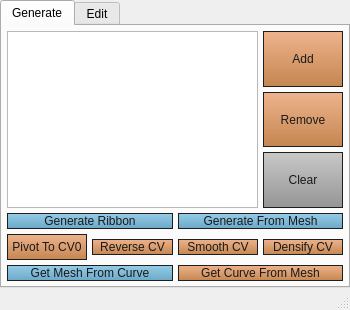
<?xml version="1.0" encoding="UTF-8"?>
<ui version="4.0">
 <class>LDRibbonToolsUI</class>
 <widget class="QMainWindow" name="LDRibbonToolsUI">
  <property name="geometry">
   <rect>
    <x>0</x>
    <y>0</y>
    <width>350</width>
    <height>310</height>
   </rect>
  </property>
  <property name="minimumSize">
   <size>
    <width>350</width>
    <height>250</height>
   </size>
  </property>
  <property name="maximumSize">
   <size>
    <width>450</width>
    <height>550</height>
   </size>
  </property>
  <property name="windowTitle">
   <string>LD Ribbon Tools</string>
  </property>
  <property name="windowOpacity">
   <double>1.000000000000000</double>
  </property>
  <widget class="QWidget" name="centralwidget">
   <layout class="QGridLayout" name="gridLayout">
    <property name="leftMargin">
     <number>0</number>
    </property>
    <property name="topMargin">
     <number>0</number>
    </property>
    <property name="rightMargin">
     <number>0</number>
    </property>
    <property name="bottomMargin">
     <number>0</number>
    </property>
    <property name="spacing">
     <number>0</number>
    </property>
    <item row="0" column="0">
     <widget class="QTabWidget" name="ldmt_ribbonTools">
      <property name="statusTip">
       <string notr="true"/>
      </property>
      <property name="styleSheet">
       <string notr="true">QPushButton{color: rgb(255,255,255);
background-color: rgb(93, 93, 93);
border-style: solid;
border-width:0px;
border-radius:5px;
min-height:24px;}
QPushButton:hover{background-color: rgb(112, 112, 112);
};
</string>
      </property>
      <property name="tabPosition">
       <enum>QTabWidget::North</enum>
      </property>
      <property name="tabShape">
       <enum>QTabWidget::Rounded</enum>
      </property>
      <property name="currentIndex">
       <number>0</number>
      </property>
      <property name="iconSize">
       <size>
        <width>28</width>
        <height>28</height>
       </size>
      </property>
      <property name="tabBarAutoHide">
       <bool>false</bool>
      </property>
      <widget class="QWidget" name="LDRibbonToolUI_generate">
       <attribute name="title">
        <string>Generate</string>
       </attribute>
       <attribute name="toolTip">
        <string>Haircard generation tools, select curves before use.</string>
       </attribute>
       <layout class="QGridLayout" name="gridLayout_3">
        <property name="leftMargin">
         <number>5</number>
        </property>
        <property name="topMargin">
         <number>5</number>
        </property>
        <property name="rightMargin">
         <number>5</number>
        </property>
        <property name="bottomMargin">
         <number>5</number>
        </property>
        <property name="spacing">
         <number>5</number>
        </property>
        <item row="1" column="0">
         <layout class="QHBoxLayout" name="horizontalLayout_2">
          <property name="spacing">
           <number>5</number>
          </property>
          <item>
           <widget class="QPushButton" name="btn_generateRibbon">
            <property name="statusTip">
             <string> Generate ribbon from curve(s).</string>
            </property>
            <property name="styleSheet">
             <string notr="true">QPushButton{ 
 border:1px solid rgb(30,30,30);
background-color: qlineargradient(spread:pad, x1:1, y1:1, x2:1, y2:0, stop:0 rgba(68, 145, 185, 200), stop:1 rgba(108, 185, 224, 180));
color:rgb(25,25,25);}
QPushButton:hover{ 
 border:1px solid rgb(30,30,30);
background-color: qlineargradient(spread:pad, x1:1, y1:1, x2:1, y2:0, stop:0 rgba(88, 165, 205, 255), stop:1 rgba(128, 205, 244, 255));
color:rgb(25,25,25);
text-decoration: underline!important;}
QPushButton:pressed{ 
 border:1px solid rgb(30,30,30);
background-color: qlineargradient(spread:pad, x1:1, y1:1, x2:1, y2:0, stop:0 rgba(108, 185, 224, 180), stop:1 rgba(68, 145, 185, 200));
color:rgb(25,25,25);}</string>
            </property>
            <property name="text">
             <string>Generate Ribbon</string>
            </property>
           </widget>
          </item>
          <item>
           <widget class="QPushButton" name="btn_generateFromMesh">
            <property name="mouseTracking">
             <bool>false</bool>
            </property>
            <property name="statusTip">
             <string> Generate from the selected haircard in list.</string>
            </property>
            <property name="autoFillBackground">
             <bool>false</bool>
            </property>
            <property name="styleSheet">
             <string notr="true">QPushButton{ 
 border:1px solid rgb(30,30,30);
background-color: qlineargradient(spread:pad, x1:1, y1:1, x2:1, y2:0, stop:0 rgba(68, 145, 185, 200), stop:1 rgba(108, 185, 224, 180));
color:rgb(25,25,25);}
QPushButton:hover{ 
 border:1px solid rgb(30,30,30);
background-color: qlineargradient(spread:pad, x1:1, y1:1, x2:1, y2:0, stop:0 rgba(88, 165, 205, 255), stop:1 rgba(128, 205, 244, 255));
color:rgb(25,25,25);
text-decoration: underline!important;}
QPushButton:pressed{ 
 border:1px solid rgb(30,30,30);
background-color: qlineargradient(spread:pad, x1:1, y1:1, x2:1, y2:0, stop:0 rgba(108, 185, 224, 180), stop:1 rgba(68, 145, 185, 200));
color:rgb(25,25,25);}</string>
            </property>
            <property name="text">
             <string>Generate From Mesh</string>
            </property>
            <property name="autoDefault">
             <bool>false</bool>
            </property>
           </widget>
          </item>
         </layout>
        </item>
        <item row="3" column="0">
         <layout class="QHBoxLayout" name="horizontalLayout_3">
          <property name="spacing">
           <number>5</number>
          </property>
          <property name="sizeConstraint">
           <enum>QLayout::SetDefaultConstraint</enum>
          </property>
          <item>
           <widget class="QPushButton" name="btn_pivotToCV0">
            <property name="sizePolicy">
             <sizepolicy hsizetype="Preferred" vsizetype="Preferred">
              <horstretch>0</horstretch>
              <verstretch>0</verstretch>
             </sizepolicy>
            </property>
            <property name="minimumSize">
             <size>
              <width>0</width>
              <height>26</height>
             </size>
            </property>
            <property name="statusTip">
             <string> Move pivot to CV0. You can select connected meshes as input.</string>
            </property>
            <property name="styleSheet">
             <string notr="true">QPushButton{ 
 border:1px solid rgb(30,30,30);
background-color: qlineargradient(spread:pad, x1:1, y1:1, x2:1, y2:0, stop:0 rgba(189, 118, 57, 225), stop:1 rgba(235, 158, 108, 195));
color:rgb(25,25,25);}
QPushButton:hover{ 
 border:1px solid rgb(30,30,30);
background-color: qlineargradient(spread:pad, x1:1, y1:1, x2:1, y2:0, stop:0 rgba(189, 118, 57, 255), stop:1 rgba(255, 178, 128, 255));
color:rgb(25,25,25);
text-decoration: underline!important;
}
QPushButton:pressed{ 
 border:1px solid rgb(30,30,30);
background-color: qlineargradient(spread:pad, x1:1, y1:1, x2:1, y2:0, stop:0 rgba(235, 158, 108, 195), stop:1 rgba( 189, 118, 57, 225));
color:rgb(25,25,25);}</string>
            </property>
            <property name="text">
             <string>Pivot To CV0</string>
            </property>
           </widget>
          </item>
          <item>
           <widget class="QPushButton" name="btn_reverseCV">
            <property name="statusTip">
             <string> Reverse curve(s). You can select connected meshes as input.</string>
            </property>
            <property name="styleSheet">
             <string notr="true">QPushButton{ 
 border:1px solid rgb(30,30,30);
background-color: qlineargradient(spread:pad, x1:1, y1:1, x2:1, y2:0, stop:0 rgba(189, 118, 57, 225), stop:1 rgba(235, 158, 108, 195));
color:rgb(25,25,25);}
QPushButton:hover{ 
 border:1px solid rgb(30,30,30);
background-color: qlineargradient(spread:pad, x1:1, y1:1, x2:1, y2:0, stop:0 rgba(189, 118, 57, 255), stop:1 rgba(255, 178, 128, 255));
color:rgb(25,25,25);
text-decoration: underline!important;
}
QPushButton:pressed{ 
 border:1px solid rgb(30,30,30);
background-color: qlineargradient(spread:pad, x1:1, y1:1, x2:1, y2:0, stop:0 rgba(235, 158, 108, 195), stop:1 rgba( 189, 118, 57, 225));
color:rgb(25,25,25);}</string>
            </property>
            <property name="text">
             <string>Reverse CV</string>
            </property>
           </widget>
          </item>
          <item>
           <widget class="QPushButton" name="btn_smoothCV">
            <property name="statusTip">
             <string> Rebuild curve(s) to fewer spans. Can use connected meshes as input.</string>
            </property>
            <property name="styleSheet">
             <string notr="true">QPushButton{ 
 border:1px solid rgb(30,30,30);
background-color: qlineargradient(spread:pad, x1:1, y1:1, x2:1, y2:0, stop:0 rgba(189, 118, 57, 225), stop:1 rgba(235, 158, 108, 195));
color:rgb(25,25,25);}
QPushButton:hover{ 
 border:1px solid rgb(30,30,30);
background-color: qlineargradient(spread:pad, x1:1, y1:1, x2:1, y2:0, stop:0 rgba(189, 118, 57, 255), stop:1 rgba(255, 178, 128, 255));
color:rgb(25,25,25);
text-decoration: underline!important;
}
QPushButton:pressed{ 
 border:1px solid rgb(30,30,30);
background-color: qlineargradient(spread:pad, x1:1, y1:1, x2:1, y2:0, stop:0 rgba(235, 158, 108, 195), stop:1 rgba( 189, 118, 57, 225));
color:rgb(25,25,25);}</string>
            </property>
            <property name="text">
             <string>Smooth CV</string>
            </property>
           </widget>
          </item>
          <item>
           <widget class="QPushButton" name="btn_densifyCV">
            <property name="statusTip">
             <string> Rebuild curve(s) to more spans. Can use connected meshes as input.</string>
            </property>
            <property name="styleSheet">
             <string notr="true">QPushButton{ 
 border:1px solid rgb(30,30,30);
background-color: qlineargradient(spread:pad, x1:1, y1:1, x2:1, y2:0, stop:0 rgba(189, 118, 57, 225), stop:1 rgba(235, 158, 108, 195));
color:rgb(25,25,25);}
QPushButton:hover{ 
 border:1px solid rgb(30,30,30);
background-color: qlineargradient(spread:pad, x1:1, y1:1, x2:1, y2:0, stop:0 rgba(189, 118, 57, 255), stop:1 rgba(255, 178, 128, 255));
color:rgb(25,25,25);
text-decoration: underline!important;
}
QPushButton:pressed{ 
 border:1px solid rgb(30,30,30);
background-color: qlineargradient(spread:pad, x1:1, y1:1, x2:1, y2:0, stop:0 rgba(235, 158, 108, 195), stop:1 rgba( 189, 118, 57, 225));
color:rgb(25,25,25);}</string>
            </property>
            <property name="text">
             <string>Densify CV</string>
            </property>
           </widget>
          </item>
         </layout>
        </item>
        <item row="0" column="0">
         <layout class="QVBoxLayout" name="verticalLayout" stretch="0">
          <property name="sizeConstraint">
           <enum>QLayout::SetMinimumSize</enum>
          </property>
          <item>
           <layout class="QHBoxLayout" name="horizontalLayout" stretch="1,0">
            <property name="sizeConstraint">
             <enum>QLayout::SetMinimumSize</enum>
            </property>
            <item>
             <widget class="QListWidget" name="list_selection">
              <property name="sizePolicy">
               <sizepolicy hsizetype="Expanding" vsizetype="Expanding">
                <horstretch>1</horstretch>
                <verstretch>0</verstretch>
               </sizepolicy>
              </property>
              <property name="minimumSize">
               <size>
                <width>200</width>
                <height>100</height>
               </size>
              </property>
              <property name="maximumSize">
               <size>
                <width>300</width>
                <height>16777215</height>
               </size>
              </property>
             </widget>
            </item>
            <item>
             <layout class="QGridLayout" name="gridLayout_2" columnstretch="0">
              <property name="sizeConstraint">
               <enum>QLayout::SetMinimumSize</enum>
              </property>
              <item row="1" column="0">
               <widget class="QPushButton" name="btn_remove">
                <property name="sizePolicy">
                 <sizepolicy hsizetype="Maximum" vsizetype="Expanding">
                  <horstretch>1</horstretch>
                  <verstretch>1</verstretch>
                 </sizepolicy>
                </property>
                <property name="minimumSize">
                 <size>
                  <width>80</width>
                  <height>26</height>
                 </size>
                </property>
                <property name="maximumSize">
                 <size>
                  <width>100</width>
                  <height>16777215</height>
                 </size>
                </property>
                <property name="statusTip">
                 <string> Remove single haircard item from list.</string>
                </property>
                <property name="styleSheet">
                 <string notr="true">QPushButton{ 
 border:1px solid rgb(30,30,30);
background-color: qlineargradient(spread:pad, x1:1, y1:1, x2:1, y2:0, stop:0 rgba(189, 118, 57, 225), stop:1 rgba(235, 158, 108, 195));
color:rgb(25,25,25);}
QPushButton:hover{ 
 border:1px solid rgb(30,30,30);
background-color: qlineargradient(spread:pad, x1:1, y1:1, x2:1, y2:0, stop:0 rgba(189, 118, 57, 255), stop:1 rgba(255, 178, 128, 255));
color:rgb(25,25,25);
text-decoration: underline!important;
}
QPushButton:pressed{ 
 border:1px solid rgb(30,30,30);
background-color: qlineargradient(spread:pad, x1:1, y1:1, x2:1, y2:0, stop:0 rgba(235, 158, 108, 195), stop:1 rgba( 189, 118, 57, 225));
color:rgb(25,25,25);}</string>
                </property>
                <property name="text">
                 <string>Remove</string>
                </property>
               </widget>
              </item>
              <item row="0" column="0">
               <widget class="QPushButton" name="btn_add">
                <property name="sizePolicy">
                 <sizepolicy hsizetype="Maximum" vsizetype="Expanding">
                  <horstretch>1</horstretch>
                  <verstretch>1</verstretch>
                 </sizepolicy>
                </property>
                <property name="minimumSize">
                 <size>
                  <width>80</width>
                  <height>26</height>
                 </size>
                </property>
                <property name="maximumSize">
                 <size>
                  <width>100</width>
                  <height>16777215</height>
                 </size>
                </property>
                <property name="statusTip">
                 <string> Add pre-made haircard items into list. Multiple supported.</string>
                </property>
                <property name="styleSheet">
                 <string notr="true">QPushButton{ 
 border:1px solid rgb(30,30,30);
background-color: qlineargradient(spread:pad, x1:1, y1:1, x2:1, y2:0, stop:0 rgba(189, 118, 57, 225), stop:1 rgba(235, 158, 108, 195));
color:rgb(25,25,25);}
QPushButton:hover{ 
 border:1px solid rgb(30,30,30);
background-color: qlineargradient(spread:pad, x1:1, y1:1, x2:1, y2:0, stop:0 rgba(189, 118, 57, 255), stop:1 rgba(255, 178, 128, 255));
color:rgb(25,25,25);
text-decoration: underline!important;
}
QPushButton:pressed{ 
 border:1px solid rgb(30,30,30);
background-color: qlineargradient(spread:pad, x1:1, y1:1, x2:1, y2:0, stop:0 rgba(235, 158, 108, 195), stop:1 rgba( 189, 118, 57, 225));
color:rgb(25,25,25);}</string>
                </property>
                <property name="text">
                 <string>Add</string>
                </property>
               </widget>
              </item>
              <item row="2" column="0">
               <widget class="QPushButton" name="btn_clear">
                <property name="sizePolicy">
                 <sizepolicy hsizetype="Maximum" vsizetype="Expanding">
                  <horstretch>1</horstretch>
                  <verstretch>1</verstretch>
                 </sizepolicy>
                </property>
                <property name="minimumSize">
                 <size>
                  <width>80</width>
                  <height>26</height>
                 </size>
                </property>
                <property name="maximumSize">
                 <size>
                  <width>100</width>
                  <height>16777215</height>
                 </size>
                </property>
                <property name="statusTip">
                 <string> Clear all the haircard items from list.</string>
                </property>
                <property name="styleSheet">
                 <string notr="true">*.QPushButton{ 
background-color: qlineargradient(spread:pad, x1:1, y1:1, x2:1, y2:0, stop:0 rgba(135, 135, 135, 225), stop:1 rgba(185,185, 185, 195));
border:1px solid rgb(30,30,30);
color: rgb( 25,25,25 );
}
*.QPushButton:hover{ 
background-color: qlineargradient(spread:pad, x1:1, y1:1, x2:1, y2:0, stop:0 rgba(155, 155, 155, 255), stop:1 rgba(205,205, 205, 255));
border:1px solid rgb(30,30,30);
color: rgb( 25,25,25 );
text-decoration: underline!important;
}
*.QPushButton:pressed{ 
background-color: qlineargradient(spread:pad, x1:1, y1:1, x2:1, y2:0, stop:0 rgba(175, 175, 175, 195), stop:1 rgba(115,115, 115, 225));
border:1px solid rgb(30,30,30);
color: rgb( 25,25,25 );
}</string>
                </property>
                <property name="text">
                 <string>Clear</string>
                </property>
               </widget>
              </item>
             </layout>
            </item>
           </layout>
          </item>
         </layout>
        </item>
        <item row="4" column="0">
         <layout class="QHBoxLayout" name="horizontalLayout_5">
          <property name="spacing">
           <number>5</number>
          </property>
          <item>
           <widget class="QPushButton" name="btn_getMeshFromCurve">
            <property name="statusTip">
             <string>Get related mesh from curves.</string>
            </property>
            <property name="styleSheet">
             <string notr="true">QPushButton{ 
 border:1px solid rgb(30,30,30);
background-color: qlineargradient(spread:pad, x1:1, y1:1, x2:1, y2:0, stop:0 rgba(68, 145, 185, 200), stop:1 rgba(108, 185, 224, 180));
color:rgb(25,25,25);}
QPushButton:hover{ 
 border:1px solid rgb(30,30,30);
background-color: qlineargradient(spread:pad, x1:1, y1:1, x2:1, y2:0, stop:0 rgba(88, 165, 205, 255), stop:1 rgba(128, 205, 244, 255));
color:rgb(25,25,25);
text-decoration: underline!important;}
QPushButton:pressed{ 
 border:1px solid rgb(30,30,30);
background-color: qlineargradient(spread:pad, x1:1, y1:1, x2:1, y2:0, stop:0 rgba(108, 185, 224, 180), stop:1 rgba(68, 145, 185, 200));
color:rgb(25,25,25);}</string>
            </property>
            <property name="text">
             <string>Get Mesh From Curve</string>
            </property>
           </widget>
          </item>
          <item>
           <widget class="QPushButton" name="btn_getCurveFromMesh">
            <property name="mouseTracking">
             <bool>false</bool>
            </property>
            <property name="statusTip">
             <string>Get related curves from meshes.</string>
            </property>
            <property name="autoFillBackground">
             <bool>false</bool>
            </property>
            <property name="styleSheet">
             <string notr="true">QPushButton{ 
 border:1px solid rgb(30,30,30);
background-color: qlineargradient(spread:pad, x1:1, y1:1, x2:1, y2:0, stop:0 rgba(189, 118, 57, 225), stop:1 rgba(235, 158, 108, 195));
color:rgb(25,25,25);}
QPushButton:hover{ 
 border:1px solid rgb(30,30,30);
background-color: qlineargradient(spread:pad, x1:1, y1:1, x2:1, y2:0, stop:0 rgba(189, 118, 57, 255), stop:1 rgba(255, 178, 128, 255));
color:rgb(25,25,25);
text-decoration: underline!important;
}
QPushButton:pressed{ 
 border:1px solid rgb(30,30,30);
background-color: qlineargradient(spread:pad, x1:1, y1:1, x2:1, y2:0, stop:0 rgba(235, 158, 108, 195), stop:1 rgba( 189, 118, 57, 225));
color:rgb(25,25,25);}</string>
            </property>
            <property name="text">
             <string>Get Curve From Mesh</string>
            </property>
            <property name="autoDefault">
             <bool>false</bool>
            </property>
           </widget>
          </item>
         </layout>
        </item>
       </layout>
      </widget>
      <widget class="QWidget" name="tab_generate">
       <property name="styleSheet">
        <string notr="true">QPushButton{ 
 border:1px solid rgb(30,30,30);
background-color: qlineargradient(spread:pad, x1:1, y1:1, x2:1, y2:0, stop:0 rgba(189, 118, 57, 225), stop:1 rgba(235, 158, 108, 195));
color:rgb(25,25,25);}
QPushButton:hover{ 
 border:1px solid rgb(30,30,30);
background-color: qlineargradient(spread:pad, x1:1, y1:1, x2:1, y2:0, stop:0 rgba(189, 118, 57, 255), stop:1 rgba(255, 178, 128, 255));
color:rgb(25,25,25);
text-decoration: underline!important;
}
QPushButton:pressed{ 
 border:1px solid rgb(30,30,30);
background-color: qlineargradient(spread:pad, x1:1, y1:1, x2:1, y2:0, stop:0 rgba(235, 158, 108, 195), stop:1 rgba( 189, 118, 57, 225));
color:rgb(25,25,25);}</string>
       </property>
       <attribute name="title">
        <string>Edit</string>
       </attribute>
       <layout class="QGridLayout" name="gridLayout_4">
        <property name="verticalSpacing">
         <number>9</number>
        </property>
        <item row="5" column="2">
         <widget class="QPushButton" name="btn_alignRibbonToTangent">
          <property name="statusTip">
           <string>Select ribbons first then the target surface.</string>
          </property>
          <property name="styleSheet">
           <string notr="true"/>
          </property>
          <property name="text">
           <string>Align Ribbon To Tangent</string>
          </property>
         </widget>
        </item>
        <item row="5" column="1">
         <widget class="QPushButton" name="btn_fixCurvature">
          <property name="statusTip">
           <string>Fix curvature direction error.</string>
          </property>
          <property name="styleSheet">
           <string notr="true"/>
          </property>
          <property name="text">
           <string>Fix Curvature</string>
          </property>
         </widget>
        </item>
        <item row="0" column="1" colspan="2">
         <widget class="QGroupBox" name="groupBox_deformer_2">
          <property name="sizePolicy">
           <sizepolicy hsizetype="Preferred" vsizetype="Preferred">
            <horstretch>0</horstretch>
            <verstretch>0</verstretch>
           </sizepolicy>
          </property>
          <property name="minimumSize">
           <size>
            <width>0</width>
            <height>0</height>
           </size>
          </property>
          <property name="maximumSize">
           <size>
            <width>16777215</width>
            <height>16777215</height>
           </size>
          </property>
          <property name="font">
           <font>
            <family>Segoe UI</family>
            <pointsize>9</pointsize>
           </font>
          </property>
          <property name="styleSheet">
           <string notr="true">*.QGroupBox {
    background-style:None;
	margin-top:6px;
	border:1px solid rgb(145,145,145);
	padding: 2px 1px 1px 1px;
	border-radius: 6px;
}

*.QGroupBox::title {
    background-style: None;
	top:-9px;
	subcontrol-position: top center;
	color: rgb(145,145,145);
}</string>
          </property>
          <property name="title">
           <string>Randomize Attributes</string>
          </property>
          <property name="alignment">
           <set>Qt::AlignCenter</set>
          </property>
          <layout class="QGridLayout" name="gridLayout_8">
           <property name="leftMargin">
            <number>6</number>
           </property>
           <property name="topMargin">
            <number>6</number>
           </property>
           <property name="rightMargin">
            <number>6</number>
           </property>
           <property name="bottomMargin">
            <number>2</number>
           </property>
           <property name="spacing">
            <number>5</number>
           </property>
           <item row="2" column="1">
            <widget class="QPushButton" name="btn_random_taper">
             <property name="statusTip">
              <string>Randomize taper.</string>
             </property>
             <property name="styleSheet">
              <string notr="true"/>
             </property>
             <property name="text">
              <string>Taper</string>
             </property>
            </widget>
           </item>
           <item row="2" column="0">
            <widget class="QPushButton" name="btn_random_rotation">
             <property name="statusTip">
              <string>Randomize rotation.</string>
             </property>
             <property name="styleSheet">
              <string notr="true"/>
             </property>
             <property name="text">
              <string>Rotation</string>
             </property>
            </widget>
           </item>
           <item row="1" column="0">
            <widget class="QPushButton" name="btn_random_width">
             <property name="statusTip">
              <string>Randomize width.</string>
             </property>
             <property name="styleSheet">
              <string notr="true"/>
             </property>
             <property name="text">
              <string>Width</string>
             </property>
            </widget>
           </item>
           <item row="1" column="1">
            <widget class="QPushButton" name="btn_random_curvature">
             <property name="statusTip">
              <string>Randomize curvature.</string>
             </property>
             <property name="styleSheet">
              <string notr="true"/>
             </property>
             <property name="text">
              <string>Curvature</string>
             </property>
            </widget>
           </item>
           <item row="3" column="0">
            <widget class="QPushButton" name="btn_random_twist">
             <property name="statusTip">
              <string>Randomize twist.</string>
             </property>
             <property name="styleSheet">
              <string notr="true"/>
             </property>
             <property name="text">
              <string>Twist</string>
             </property>
            </widget>
           </item>
           <item row="0" column="1">
            <widget class="QLineEdit" name="text_randomIntensity">
             <property name="sizePolicy">
              <sizepolicy hsizetype="Preferred" vsizetype="Fixed">
               <horstretch>0</horstretch>
               <verstretch>0</verstretch>
              </sizepolicy>
             </property>
             <property name="statusTip">
              <string>Input a percentage as random intensity.</string>
             </property>
             <property name="styleSheet">
              <string notr="true">border-radius: 4px;
border:1px solid rgb(30,30,30);
background-color: rgb(30,30,30, 215);
color:rgb(175,175,175);</string>
             </property>
            </widget>
           </item>
           <item row="0" column="0">
            <widget class="QLabel" name="label">
             <property name="text">
              <string>Random Intensity (%)</string>
             </property>
             <property name="alignment">
              <set>Qt::AlignCenter</set>
             </property>
            </widget>
           </item>
          </layout>
         </widget>
        </item>
       </layout>
      </widget>
     </widget>
    </item>
   </layout>
  </widget>
  <widget class="QStatusBar" name="statusBar">
   <property name="toolTip">
    <string>Liu Dian xgits@outlook.com</string>
   </property>
   <property name="statusTip">
    <string>Liu Dian xgits@outlook.com</string>
   </property>
   <property name="layoutDirection">
    <enum>Qt::LeftToRight</enum>
   </property>
   <property name="autoFillBackground">
    <bool>false</bool>
   </property>
   <property name="styleSheet">
    <string notr="true"/>
   </property>
  </widget>
 </widget>
 <resources/>
 <connections/>
</ui>
